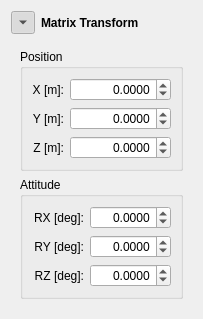
        <widget class="QWidget" name="widgetWrapTrans" native="true">
         <property name="minimumSize">
          <size>
           <width>0</width>
           <height>0</height>
          </size>
         </property>
         <layout class="QGridLayout" name="gridLayout_17">
          <item row="0" column="0">
           <widget class="QToolButton" name="buttonTrans">
            <property name="text">
             <string>...</string>
            </property>
            <property name="checkable">
             <bool>true</bool>
            </property>
            <property name="checked">
             <bool>true</bool>
            </property>
            <property name="arrowType">
             <enum>Qt::DownArrow</enum>
            </property>
           </widget>
          </item>
          <item row="0" column="1">
           <widget class="QLabel" name="labelTrans">
            <property name="font">
             <font>
              <weight>75</weight>
              <bold>true</bold>
             </font>
            </property>
            <property name="text">
             <string>Matrix Transform</string>
            </property>
           </widget>
          </item>
          <item row="1" column="0" colspan="2">
           <widget class="QWidget" name="widgetTrans" native="true">
            <property name="minimumSize">
             <size>
              <width>0</width>
              <height>0</height>
             </size>
            </property>
            <layout class="QGridLayout" name="gridLayout_20">
             <item row="0" column="0">
              <widget class="QGroupBox" name="groupBoxTransPosition">
               <property name="title">
                <string>Position</string>
               </property>
               <layout class="QGridLayout" name="gridLayout_18">
                <item row="0" column="0">
                 <widget class="QLabel" name="labelTransPx">
                  <property name="text">
                   <string>X [m]:</string>
                  </property>
                  <property name="alignment">
                   <set>Qt::AlignRight|Qt::AlignTrailing|Qt::AlignVCenter</set>
                  </property>
                  <property name="buddy">
                   <cstring>spinBoxTransPx</cstring>
                  </property>
                 </widget>
                </item>
                <item row="0" column="1">
                 <widget class="QDoubleSpinBox" name="spinBoxTransPx">
                  <property name="alignment">
                   <set>Qt::AlignRight|Qt::AlignTrailing|Qt::AlignVCenter</set>
                  </property>
                  <property name="decimals">
                   <number>4</number>
                  </property>
                  <property name="minimum">
                   <double>-9999999.999900000169873</double>
                  </property>
                  <property name="maximum">
                   <double>9999999.999900000169873</double>
                  </property>
                 </widget>
                </item>
                <item row="1" column="0">
                 <widget class="QLabel" name="labelTransPy">
                  <property name="text">
                   <string>Y [m]:</string>
                  </property>
                  <property name="alignment">
                   <set>Qt::AlignRight|Qt::AlignTrailing|Qt::AlignVCenter</set>
                  </property>
                  <property name="buddy">
                   <cstring>spinBoxTransPy</cstring>
                  </property>
                 </widget>
                </item>
                <item row="1" column="1">
                 <widget class="QDoubleSpinBox" name="spinBoxTransPy">
                  <property name="alignment">
                   <set>Qt::AlignRight|Qt::AlignTrailing|Qt::AlignVCenter</set>
                  </property>
                  <property name="decimals">
                   <number>4</number>
                  </property>
                  <property name="minimum">
                   <double>-9999999.999900000169873</double>
                  </property>
                  <property name="maximum">
                   <double>9999999.999900000169873</double>
                  </property>
                 </widget>
                </item>
                <item row="2" column="0">
                 <widget class="QLabel" name="labelTransPz">
                  <property name="text">
                   <string>Z [m]:</string>
                  </property>
                  <property name="alignment">
                   <set>Qt::AlignRight|Qt::AlignTrailing|Qt::AlignVCenter</set>
                  </property>
                  <property name="buddy">
                   <cstring>spinBoxTransPz</cstring>
                  </property>
                 </widget>
                </item>
                <item row="2" column="1">
                 <widget class="QDoubleSpinBox" name="spinBoxTransPz">
                  <property name="alignment">
                   <set>Qt::AlignRight|Qt::AlignTrailing|Qt::AlignVCenter</set>
                  </property>
                  <property name="decimals">
                   <number>4</number>
                  </property>
                  <property name="minimum">
                   <double>-9999999.999900000169873</double>
                  </property>
                  <property name="maximum">
                   <double>9999999.999900000169873</double>
                  </property>
                 </widget>
                </item>
               </layout>
              </widget>
             </item>
             <item row="1" column="0">
              <widget class="QGroupBox" name="groupBoxTransAttitude">
               <property name="title">
                <string>Attitude</string>
               </property>
               <layout class="QGridLayout" name="gridLayout_19">
                <item row="0" column="0">
                 <widget class="QLabel" name="labelTransAx">
                  <property name="text">
                   <string>RX [deg]:</string>
                  </property>
                  <property name="alignment">
                   <set>Qt::AlignRight|Qt::AlignTrailing|Qt::AlignVCenter</set>
                  </property>
                  <property name="buddy">
                   <cstring>spinBoxTransAx</cstring>
                  </property>
                 </widget>
                </item>
                <item row="0" column="1">
                 <widget class="QDoubleSpinBox" name="spinBoxTransAx">
                  <property name="alignment">
                   <set>Qt::AlignRight|Qt::AlignTrailing|Qt::AlignVCenter</set>
                  </property>
                  <property name="decimals">
                   <number>4</number>
                  </property>
                  <property name="minimum">
                   <double>-180.000000000000000</double>
                  </property>
                  <property name="maximum">
                   <double>180.000000000000000</double>
                  </property>
                 </widget>
                </item>
                <item row="1" column="0">
                 <widget class="QLabel" name="labelTransAy">
                  <property name="text">
                   <string>RY [deg]:</string>
                  </property>
                  <property name="alignment">
                   <set>Qt::AlignRight|Qt::AlignTrailing|Qt::AlignVCenter</set>
                  </property>
                  <property name="buddy">
                   <cstring>spinBoxTransAy</cstring>
                  </property>
                 </widget>
                </item>
                <item row="1" column="1">
                 <widget class="QDoubleSpinBox" name="spinBoxTransAy">
                  <property name="alignment">
                   <set>Qt::AlignRight|Qt::AlignTrailing|Qt::AlignVCenter</set>
                  </property>
                  <property name="decimals">
                   <number>4</number>
                  </property>
                  <property name="minimum">
                   <double>-180.000000000000000</double>
                  </property>
                  <property name="maximum">
                   <double>180.000000000000000</double>
                  </property>
                 </widget>
                </item>
                <item row="2" column="0">
                 <widget class="QLabel" name="labelTransAz">
                  <property name="text">
                   <string>RZ [deg]:</string>
                  </property>
                  <property name="alignment">
                   <set>Qt::AlignRight|Qt::AlignTrailing|Qt::AlignVCenter</set>
                  </property>
                  <property name="buddy">
                   <cstring>spinBoxTransAz</cstring>
                  </property>
                 </widget>
                </item>
                <item row="2" column="1">
                 <widget class="QDoubleSpinBox" name="spinBoxTransAz">
                  <property name="alignment">
                   <set>Qt::AlignRight|Qt::AlignTrailing|Qt::AlignVCenter</set>
                  </property>
                  <property name="decimals">
                   <number>4</number>
                  </property>
                  <property name="minimum">
                   <double>-360.000000000000000</double>
                  </property>
                  <property name="maximum">
                   <double>360.000000000000000</double>
                  </property>
                 </widget>
                </item>
               </layout>
              </widget>
             </item>
            </layout>
           </widget>
          </item>
         </layout>
        </widget>
